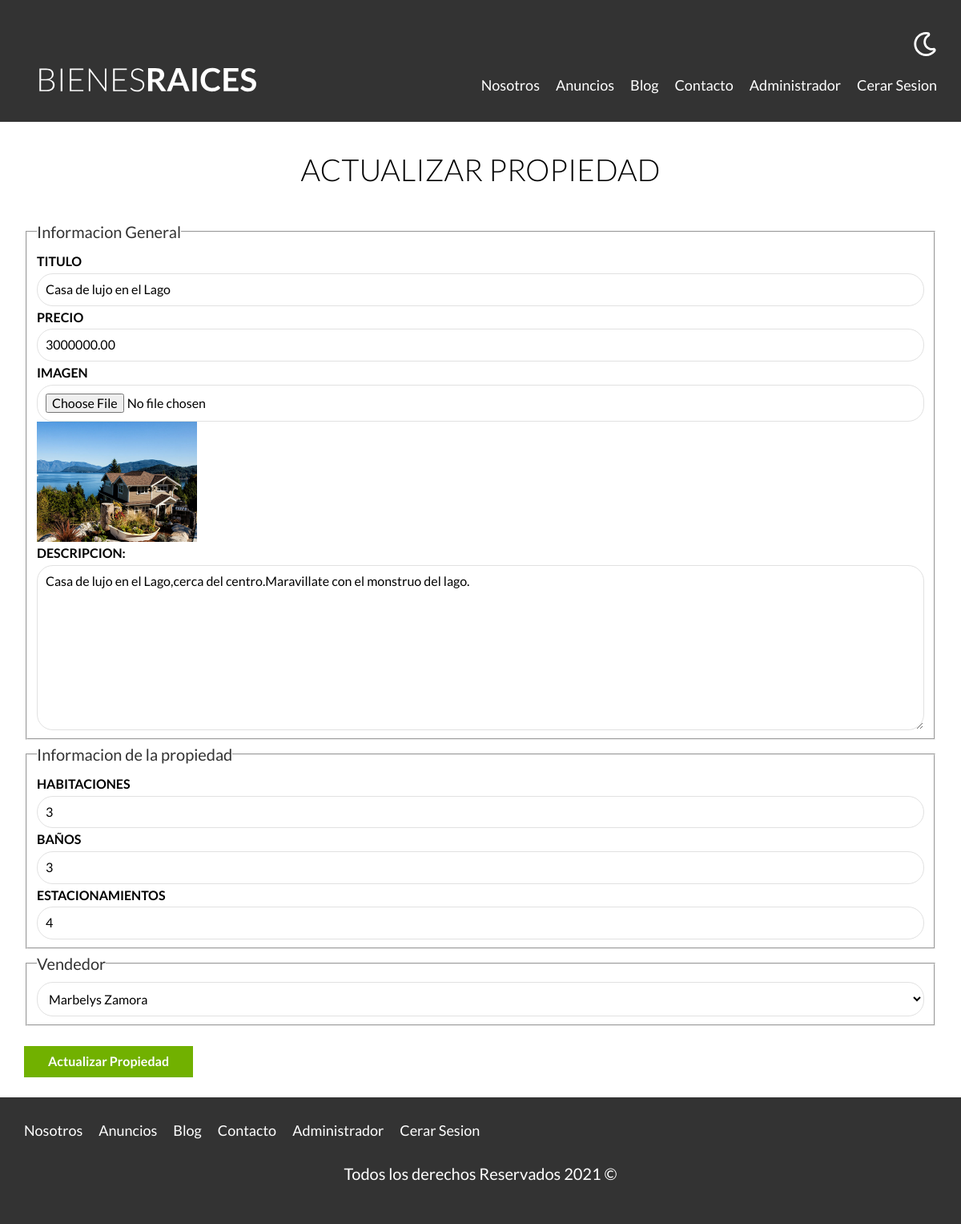
/admin/propiedades/actualizar.php?id=3 (signed in), run on the app's committed database.
### tables this page shows
CREATE TABLE `propiedades` (
  `id` int NOT NULL AUTO_INCREMENT,
  `titulo` varchar(60) DEFAULT NULL,
  `precio` decimal(10,2) DEFAULT NULL,
  `imagen` varchar(200) DEFAULT NULL,
  `descripcion` longtext,
  `habitaciones` int DEFAULT NULL,
  `wc` int DEFAULT NULL,
  `estacionamiento` int DEFAULT NULL,
  `creado` date DEFAULT NULL,
  `vendedorId` int DEFAULT NULL,
  PRIMARY KEY (`id`),
  KEY `vendedorId_idx` (`vendedorId`),
  CONSTRAINT `vendedorId` FOREIGN KEY (`vendedorId`) REFERENCES `vendedores` (`id`)
);

CREATE TABLE `vendedores` (
  `id` int NOT NULL AUTO_INCREMENT,
  `nombre` varchar(45) DEFAULT NULL,
  `apellido` varchar(45) DEFAULT NULL,
  `telefono` varchar(10) DEFAULT NULL,
  PRIMARY KEY (`id`)
);

### admin/propiedades/actualizar.php (the view, shortened to what this page needs)
<?php
$id = $_GET['id'];
$id = filter_var($id, FILTER_VALIDATE_INT);
$db = conectarDB();
$consultaPropiedad = "select * from propiedades where id=${id}";
$resultadoPropiedad = mysqli_query($db, $consultaPropiedad);
$propiedad = mysqli_fetch_assoc($resultadoPropiedad);
$titulo = $propiedad['titulo'];
$precio = $propiedad['precio'];
$descripcion = $propiedad['descripcion'];
$habitaciones = $propiedad['habitaciones'];
$wc = $propiedad['wc'];
$estacionamiento = $propiedad['estacionamiento'];
$vendedorId = $propiedad['vendedorId'];
$imagen = $propiedad['imagen'];
$consulta = "select * from vendedores";
$res = mysqli_query($db, $consulta);
?>
<main class="contenedor seccion">
    <h1>ACTUALIZAR PROPIEDAD</h1>
    <form method="POST" class="formulario" enctype="multipart/form-data">
        <fieldset>
            <legend>
                Informacion General
            </legend>
            <label for="titulo">Titulo</label>
            <input type="text" id="titulo" name='titulo' placeholder="Titulo Propiedad" value="<?php echo $titulo ?>">
            <label for="precio">Precio</label>
            <input type="number" id="precio" name='precio' placeholder="Precio Propiedad" value="<?php echo $precio ?>">
            <label for="imagen">imagen</label>
            <input type="file" id="imagen" name='imagen' accept="image/jpeg,image/png" name="imagen">
            <img class="imagen-small" src="/imagenes/<?php echo $imagen;  ?>">
            <label for="descripcion">Descripcion:</label>
            <textarea name="descripcion" id="descripcion" cols="30" rows="10"><?php echo $descripcion ?></textarea>
        </fieldset>
        <fieldset>
            <legend>Informacion de la propiedad</legend>
            <label for="habitaciones">Habitaciones</label>
            <input type="number" id="habitaciones" name='habitaciones' placeholder="Ej:3" min="1" max="9"
                value="<?php echo $habitaciones ?>">
            <label for="wc">Baños</label>
            <input type="number" id="wc" name='wc' placeholder="Ej:3" min="1" max="9" value="<?php echo $wc ?>">
            <label for="estacionamientos">Estacionamientos</label>
            <input type="number" id="estacionamientos" name='estacionamiento' placeholder="Ej:3" min="1" max="9"
                value="<?php echo $estacionamiento ?>">
        </fieldset>
        <fieldset>
            <legend>Vendedor</legend>
            <select name="vendedor" id="vendedor">
                <?php while ($vendedor = mysqli_fetch_assoc($res)) : ?>
                <option <?php echo $vendedorId === $vendedor['id'] ? 'selected' : ''; ?>
                    value="<?php echo $vendedor['id']; ?>">
                    <?php echo $vendedor['nombre'] . " " . $vendedor['apellido'] ?></option>
                <?php endwhile; ?>
            </select>
        </fieldset>
        <input type="submit" value="Actualizar Propiedad" class="boton boton-verde">
    </form>
</main>

### build/css/app.css (style rules this page uses)
html { line-height:1.15;-webkit-text-size-adjust:100% }
body { margin:0 }
main { display:block }
h1 { font-size:2em;margin:.67em 0 }
img { border-style:none }
button,input,optgroup,select,textarea { font-family:inherit;font-size:100%;line-height:1.15;margin:0 }
button,input { overflow:visible }
button,select { text-transform:none }
[type=button],[type=reset],[type=submit],button { -webkit-appearance:button }
fieldset { padding:.35em .75em .625em }
legend { box-sizing:border-box;color:inherit;display:table;max-width:100%;padding:0;white-space:normal }
textarea { overflow:auto }
html { font-size:62.5%;box-sizing:border-box }
*,:after,:before { box-sizing:inherit }
body { font-family:Lato,sans-serif;font-size:1.6rem;line-height:1.8 }
.contenedor { width:95%;max-width:120rem;margin:0 auto }
img,picture { width:100%;display:block }
h1,h2,h3 { font-family:Lato,sans-serif;margin:2.5rem 0;font-weight:300;text-align:center }
h1 { font-size:3.8rem }
.seccion { margin-top:2.5rem;margin-bottom:2.5rem }
.boton-verde { background-color:#71b100;color:#fff;font-weight:700;text-decoration:none;padding:1rem 3rem;text-align:center;margin-top:2.5rem;display:inline-block;border:none }
img { width:30rem;height:auto }
.imagen-small { width:20rem }
.formulario legend { font-size:2rem;color:#333 }
.formulario label { font-weight:700;text-transform:uppercase;display:block }
.formulario input:not([type=submit]),.formulario select,.formulario textarea { padding:1rem;display:block;width:100%;background-color:#fff;border:1px solid #e1e1e1;border-radius:2rem }

### data on the page
propiedades: titulo "Casa de lujo en el Lago", precio "3000000.00", imagen (picture), descripcion "Casa de lujo en el Lago,cerca del centro.Maravillate con el monstruo del lago.", habitaciones "3", wc "3", estacionamiento "4", vendedor "Marbelys Zamora"
